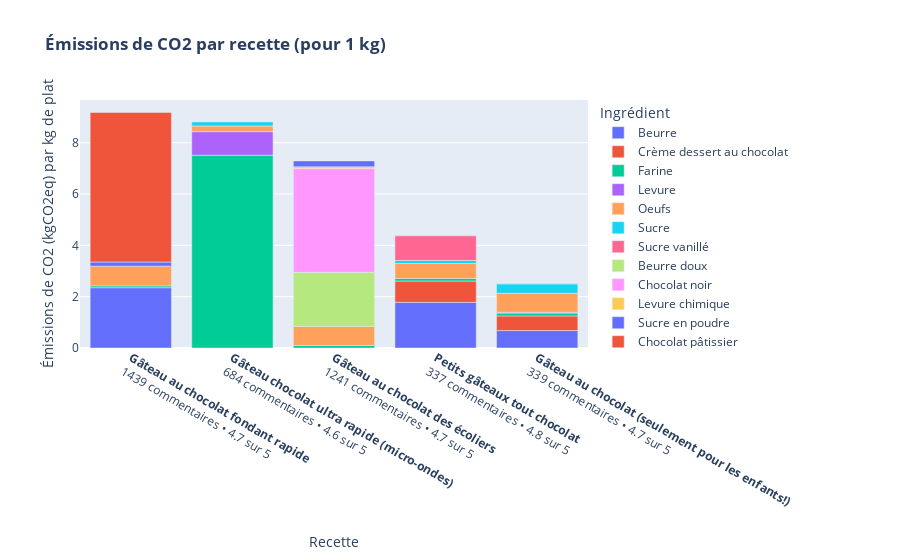

Here is the notebook cell this chart was saved with:
### Markdown cell above
Les fonctions `compare_recipes` et `compare_ingredients` renvoient donc des objets `plotly express` correspondant aux deux figures citées précédemment.

### Code cell
from src.interface import compare_recipes

compare_recipes(preprocessed_data).show()

### Figure 1 — Plotly figure (JSON) as saved in the notebook; plotly's stock layout.template omitted (floating-point values rounded to 4 significant figures)
{"data": [{"alignmentgroup": "True", "customdata": [[44, "Beurre à 80% mg, salé", 87, 2.69, 15.49], [152, "Beurre à 80% mg, salé", 87, 2.69, 15.49], [115, "Beurre à 80% mg, salé", 87, 2.69, 15.49]], "hovertemplate": "Ingrédient=Beurre<br>Recette=%{x}<br>Émissions de CO2 (kgCO2eq) par kg de plat=%{y}<br>Masse (g)=%{customdata[0]}<br>Meilleure correspondance Agribalyse=%{customdata[1]}<br>Fiabilité de la correspondance Agribalyse (%)=%{customdata[2]}<br>Qualité des données (1 : très fiable, 5 : peu fiable)=%{customdata[3]}<br>Émissions de CO2 (kgCO2eq) par kg d'ingrédient=%{customdata[4]}<extra></extra>", "legendgroup": "Beurre", "marker": {"color": "#636efa", "pattern": {"shape": ""}}, "name": "Beurre", "offsetgroup": "Beurre", "orientation": "v", "showlegend": true, "textposition": "auto", "type": "bar", "x": ["<a href=\"https://www.marmiton.org/recettes/recette_gateau-au-chocolat-seulement-pour-les-enfants_41649.aspx\"><b>Gâteau au chocolat (seulement pour les enfants!)</b></a><br>339 commentaires • 4.7 sur 5", "<a href=\"https://www.marmiton.org/recettes/recette_gateau-au-chocolat-fondant-rapide_166352.aspx\"><b>Gâteau au chocolat fondant rapide</b></a><br>1439 commentaires • 4.7 sur 5", "<a href=\"https://www.marmiton.org/recettes/recette_petits-gateaux-tout-chocolat_36095.aspx\"><b>Petits gâteaux tout chocolat</b></a><br>337 commentaires • 4.8 sur 5"], "xaxis": "x", "y": [0.68, 2.35, 1.78], "yaxis": "y"}, {"alignmentgroup": "True", "customdata": [[159, "Crème dessert au chocolat, appertisée", 94, 2.21, 3.61], [230, "Crème dessert au chocolat, appertisée", 94, 2.21, 3.61]], "hovertemplate": "Ingrédient=Crème dessert au chocolat<br>Recette=%{x}<br>Émissions de CO2 (kgCO2eq) par kg de plat=%{y}<br>Masse (g)=%{customdata[0]}<br>Meilleure correspondance Agribalyse=%{customdata[1]}<br>Fiabilité de la correspondance Agribalyse (%)=%{customdata[2]}<br>Qualité des données (1 : très fiable, 5 : peu fiable)=%{customdata[3]}<br>Émissions de CO2 (kgCO2eq) par kg d'ingrédient=%{customdata[4]}<extra></extra>", "legendgroup": "Crème dessert au chocolat", "marker": {"color": "#EF553B", "pattern": {"shape": ""}}, "name": "Crème dessert au chocolat", "offsetgroup": "Crème dessert au chocolat", "orientation": "v", "showlegend": true, "textposition": "auto", "type": "bar", "x": ["<a href=\"https://www.marmiton.org/recettes/recette_gateau-au-chocolat-seulement-pour-les-enfants_41649.aspx\"><b>Gâteau au chocolat (seulement pour les enfants!)</b></a><br>339 commentaires • 4.7 sur 5", "<a href=\"https://www.marmiton.org/recettes/recette_petits-gateaux-tout-chocolat_36095.aspx\"><b>Petits gâteaux tout chocolat</b></a><br>337 commentaires • 4.8 sur 5"], "xaxis": "x", "y": [0.57, 0.83], "yaxis": "y"}, {"alignmentgroup": "True", "customdata": [[122, "Farine d'orge", 88, 2.43, 0.91], [109, "Farine d'orge", 88, 2.43, 0.91], [76, "Farine d'orge", 88, 2.43, 0.91], [115, "Farine d'orge", 88, 2.43, 0.91]], "hovertemplate": "Ingrédient=Farine<br>Recette=%{x}<br>Émissions de CO2 (kgCO2eq) par kg de plat=%{y}<br>Masse (g)=%{customdata[0]}<br>Meilleure correspondance Agribalyse=%{customdata[1]}<br>Fiabilité de la correspondance Agribalyse (%)=%{customdata[2]}<br>Qualité des données (1 : très fiable, 5 : peu fiable)=%{customdata[3]}<br>Émissions de CO2 (kgCO2eq) par kg d'ingrédient=%{customdata[4]}<extra></extra>", "legendgroup": "Farine", "marker": {"color": "#00cc96", "pattern": {"shape": ""}}, "name": "Farine", "offsetgroup": "Farine", "orientation": "v", "showlegend": true, "textposition": "auto", "type": "bar", "x": ["<a href=\"https://www.marmiton.org/recettes/recette_gateau-au-chocolat-seulement-pour-les-enfants_41649.aspx\"><b>Gâteau au chocolat (seulement pour les enfants!)</b></a><br>339 commentaires • 4.7 sur 5", "<a href=\"https://www.marmiton.org/recettes/recette_gateau-au-chocolat-des-ecoliers_20654.aspx\"><b>Gâteau au chocolat des écoliers</b></a><br>1241 commentaires • 4.7 sur 5", "<a href=\"https://www.marmiton.org/recettes/recette_gateau-au-chocolat-fondant-rapide_166352.aspx\"><b>Gâteau au chocolat fondant rapide</b></a><br>1439 commentaires • 4.7 sur 5", "<a href=\"https://www.marmiton.org/recettes/recette_petits-gateaux-tout-chocolat_36095.aspx\"><b>Petits gâteaux tout chocolat</b></a><br>337 commentaires • 4.8 sur 5"], "xaxis": "x", "y": [0.11, 0.1, 0.07, 0.1], "yaxis": "y"}, {"alignmentgroup": "True", "customdata": [[5, "Levure chimique ou poudre à lever", 88, 2.85, 5.94]], "hovertemplate": "Ingrédient=Levure<br>Recette=%{x}<br>Émissions de CO2 (kgCO2eq) par kg de plat=%{y}<br>Masse (g)=%{customdata[0]}<br>Meilleure correspondance Agribalyse=%{customdata[1]}<br>Fiabilité de la correspondance Agribalyse (%)=%{customdata[2]}<br>Qualité des données (1 : très fiable, 5 : peu fiable)=%{customdata[3]}<br>Émissions de CO2 (kgCO2eq) par kg d'ingrédient=%{customdata[4]}<extra></extra>", "legendgroup": "Levure", "marker": {"color": "#ab63fa", "pattern": {"shape": ""}}, "name": "Levure", "offsetgroup": "Levure", "orientation": "v", "showlegend": true, "textposition": "auto", "type": "bar", "x": ["<a href=\"https://www.marmiton.org/recettes/recette_gateau-au-chocolat-seulement-pour-les-enfants_41649.aspx\"><b>Gâteau au chocolat (seulement pour les enfants!)</b></a><br>339 commentaires • 4.7 sur 5"], "xaxis": "x", "y": [0.03], "yaxis": "y"}, {"alignmentgroup": "True", "customdata": [[309, "Oeuf, cru", 90, 2.43, 2.41], [306, "Oeuf, cru", 90, 2.43, 2.41], [318, "Oeuf, cru", 90, 2.43, 2.41], [241, "Oeuf, cru", 90, 2.43, 2.41]], "hovertemplate": "Ingrédient=Oeufs<br>Recette=%{x}<br>Émissions de CO2 (kgCO2eq) par kg de plat=%{y}<br>Masse (g)=%{customdata[0]}<br>Meilleure correspondance Agribalyse=%{customdata[1]}<br>Fiabilité de la correspondance Agribalyse (%)=%{customdata[2]}<br>Qualité des données (1 : très fiable, 5 : peu fiable)=%{customdata[3]}<br>Émissions de CO2 (kgCO2eq) par kg d'ingrédient=%{customdata[4]}<extra></extra>", "legendgroup": "Oeufs", "marker": {"color": "#FFA15A", "pattern": {"shape": ""}}, "name": "Oeufs", "offsetgroup": "Oeufs", "orientation": "v", "showlegend": true, "textposition": "auto", "type": "bar", "x": ["<a href=\"https://www.marmiton.org/recettes/recette_gateau-au-chocolat-seulement-pour-les-enfants_41649.aspx\"><b>Gâteau au chocolat (seulement pour les enfants!)</b></a><br>339 commentaires • 4.7 sur 5", "<a href=\"https://www.marmiton.org/recettes/recette_gateau-au-chocolat-des-ecoliers_20654.aspx\"><b>Gâteau au chocolat des écoliers</b></a><br>1241 commentaires • 4.7 sur 5", "<a href=\"https://www.marmiton.org/recettes/recette_gateau-au-chocolat-fondant-rapide_166352.aspx\"><b>Gâteau au chocolat fondant rapide</b></a><br>1439 commentaires • 4.7 sur 5", "<a href=\"https://www.marmiton.org/recettes/recette_petits-gateaux-tout-chocolat_36095.aspx\"><b>Petits gâteaux tout chocolat</b></a><br>337 commentaires • 4.8 sur 5"], "xaxis": "x", "y": [0.74, 0.74, 0.77, 0.58], "yaxis": "y"}, {"alignmentgroup": "True", "customdata": [[351, "Sucre roux", 89, 3.02, 1.05], [115, "Sucre roux", 89, 3.02, 1.05]], "hovertemplate": "Ingrédient=Sucre<br>Recette=%{x}<br>Émissions de CO2 (kgCO2eq) par kg de plat=%{y}<br>Masse (g)=%{customdata[0]}<br>Meilleure correspondance Agribalyse=%{customdata[1]}<br>Fiabilité de la correspondance Agribalyse (%)=%{customdata[2]}<br>Qualité des données (1 : très fiable, 5 : peu fiable)=%{customdata[3]}<br>Émissions de CO2 (kgCO2eq) par kg d'ingrédient=%{customdata[4]}<extra></extra>", "legendgroup": "Sucre", "marker": {"color": "#19d3f3", "pattern": {"shape": ""}}, "name": "Sucre", "offsetgroup": "Sucre", "orientation": "v", "showlegend": true, "textposition": "auto", "type": "bar", "x": ["<a href=\"https://www.marmiton.org/recettes/recette_gateau-au-chocolat-seulement-pour-les-enfants_41649.aspx\"><b>Gâteau au chocolat (seulement pour les enfants!)</b></a><br>339 commentaires • 4.7 sur 5", "<a href=\"https://www.marmiton.org/recettes/recette_petits-gateaux-tout-chocolat_36095.aspx\"><b>Petits gâteaux tout chocolat</b></a><br>337 commentaires • 4.8 sur 5"], "xaxis": "x", "y": [0.37, 0.12], "yaxis": "y"}, {"alignmentgroup": "True", "customdata": [[10, "Sucre vanillé", 100, 2.88, 0.75]], "hovertemplate": "Ingrédient=Sucre vanillé<br>Recette=%{x}<br>Émissions de CO2 (kgCO2eq) par kg de plat=%{y}<br>Masse (g)=%{customdata[0]}<br>Meilleure correspondance Agribalyse=%{customdata[1]}<br>Fiabilité de la correspondance Agribalyse (%)=%{customdata[2]}<br>Qualité des données (1 : très fiable, 5 : peu fiable)=%{customdata[3]}<br>Émissions de CO2 (kgCO2eq) par kg d'ingrédient=%{customdata[4]}<extra></extra>", "legendgroup": "Sucre vanillé", "marker": {"color": "#FF6692", "pattern": {"shape": ""}}, "name": "Sucre vanillé", "offsetgroup": "Sucre vanillé", "orientation": "v", "showlegend": true, "textposition": "auto", "type": "bar", "x": ["<a href=\"https://www.marmiton.org/recettes/recette_gateau-au-chocolat-seulement-pour-les-enfants_41649.aspx\"><b>Gâteau au chocolat (seulement pour les enfants!)</b></a><br>339 commentaires • 4.7 sur 5"], "xaxis": "x", "y": [0.01], "yaxis": "y"}, {"alignmentgroup": "True", "customdata": [[136, "Beurre à 80% mg, salé", 87, 2.69, 15.49]], "hovertemplate": "Ingrédient=Beurre doux<br>Recette=%{x}<br>Émissions de CO2 (kgCO2eq) par kg de plat=%{y}<br>Masse (g)=%{customdata[0]}<br>Meilleure correspondance Agribalyse=%{customdata[1]}<br>Fiabilité de la correspondance Agribalyse (%)=%{customdata[2]}<br>Qualité des données (1 : très fiable, 5 : peu fiable)=%{customdata[3]}<br>Émissions de CO2 (kgCO2eq) par kg d'ingrédient=%{customdata[4]}<extra></extra>", "legendgroup": "Beurre doux", "marker": {"color": "#B6E880", "pattern": {"shape": ""}}, "name": "Beurre doux", "offsetgroup": "Beurre doux", "orientation": "v", "showlegend": true, "textposition": "auto", "type": "bar", "x": ["<a href=\"https://www.marmiton.org/recettes/recette_gateau-au-chocolat-des-ecoliers_20654.aspx\"><b>Gâteau au chocolat des écoliers</b></a><br>1241 commentaires • 4.7 sur 5"], "xaxis": "x", "y": [2.11], "yaxis": "y"}, {"alignmentgroup": "True", "customdata": [[218, "Chocolat noir fourré praliné, tablette", 88, 3.34, 18.55]], "hovertemplate": "Ingrédient=Chocolat noir<br>Recette=%{x}<br>Émissions de CO2 (kgCO2eq) par kg de plat=%{y}<br>Masse (g)=%{customdata[0]}<br>Meilleure correspondance Agribalyse=%{customdata[1]}<br>Fiabilité de la correspondance Agribalyse (%)=%{customdata[2]}<br>Qualité des données (1 : très fiable, 5 : peu fiable)=%{customdata[3]}<br>Émissions de CO2 (kgCO2eq) par kg d'ingrédient=%{customdata[4]}<extra></extra>", "legendgroup": "Chocolat noir", "marker": {"color": "#FF97FF", "pattern": {"shape": ""}}, "name": "Chocolat noir", "offsetgroup": "Chocolat noir", "orientation": "v", "showlegend": true, "textposition": "auto", "type": "bar", "x": ["<a href=\"https://www.marmiton.org/recettes/recette_gateau-au-chocolat-des-ecoliers_20654.aspx\"><b>Gâteau au chocolat des écoliers</b></a><br>1241 commentaires • 4.7 sur 5"], "xaxis": "x", "y": [4.04], "yaxis": "y"}, {"alignmentgroup": "True", "customdata": [[12, "Levure chimique ou poudre à lever", 89, 2.85, 5.94]], "hovertemplate": "Ingrédient=Levure chimique<br>Recette=%{x}<br>Émissions de CO2 (kgCO2eq) par kg de plat=%{y}<br>Masse (g)=%{customdata[0]}<br>Meilleure correspondance Agribalyse=%{customdata[1]}<br>Fiabilité de la correspondance Agribalyse (%)=%{customdata[2]}<br>Qualité des données (1 : très fiable, 5 : peu fiable)=%{customdata[3]}<br>Émissions de CO2 (kgCO2eq) par kg d'ingrédient=%{customdata[4]}<extra></extra>", "legendgroup": "Levure chimique", "marker": {"color": "#FECB52", "pattern": {"shape": ""}}, "name": "Levure chimique", "offsetgroup": "Levure chimique", "orientation": "v", "showlegend": true, "textposition": "auto", "type": "bar", "x": ["<a href=\"https://www.marmiton.org/recettes/recette_gateau-au-chocolat-des-ecoliers_20654.aspx\"><b>Gâteau au chocolat des écoliers</b></a><br>1241 commentaires • 4.7 sur 5"], "xaxis": "x", "y": [0.07], "yaxis": "y"}, {"alignmentgroup": "True", "customdata": [[218, "Sucre roux", 87, 3.02, 1.05], [152, "Sucre roux", 87, 3.02, 1.05]], "hovertemplate": "Ingrédient=Sucre en poudre<br>Recette=%{x}<br>Émissions de CO2 (kgCO2eq) par kg de plat=%{y}<br>Masse (g)=%{customdata[0]}<br>Meilleure correspondance Agribalyse=%{customdata[1]}<br>Fiabilité de la correspondance Agribalyse (%)=%{customdata[2]}<br>Qualité des données (1 : très fiable, 5 : peu fiable)=%{customdata[3]}<br>Émissions de CO2 (kgCO2eq) par kg d'ingrédient=%{customdata[4]}<extra></extra>", "legendgroup": "Sucre en poudre", "marker": {"color": "#636efa", "pattern": {"shape": ""}}, "name": "Sucre en poudre", "offsetgroup": "Sucre en poudre", "orientation": "v", "showlegend": true, "textposition": "auto", "type": "bar", "x": ["<a href=\"https://www.marmiton.org/recettes/recette_gateau-au-chocolat-des-ecoliers_20654.aspx\"><b>Gâteau au chocolat des écoliers</b></a><br>1241 commentaires • 4.7 sur 5", "<a href=\"https://www.marmiton.org/recettes/recette_gateau-au-chocolat-fondant-rapide_166352.aspx\"><b>Gâteau au chocolat fondant rapide</b></a><br>1439 commentaires • 4.7 sur 5"], "xaxis": "x", "y": [0.23, 0.16], "yaxis": "y"}, {"alignmentgroup": "True", "customdata": [[303, "Chocolat blanc, tablette", 88, 2.29, 19.23]], "hovertemplate": "Ingrédient=Chocolat pâtissier<br>Recette=%{x}<br>Émissions de CO2 (kgCO2eq) par kg de plat=%{y}<br>Masse (g)=%{customdata[0]}<br>Meilleure correspondance Agribalyse=%{customdata[1]}<br>Fiabilité de la correspondance Agribalyse (%)=%{customdata[2]}<br>Qualité des données (1 : très fiable, 5 : peu fiable)=%{customdata[3]}<br>Émissions de CO2 (kgCO2eq) par kg d'ingrédient=%{customdata[4]}<extra></extra>", "legendgroup": "Chocolat pâtissier", "marker": {"color": "#EF553B", "pattern": {"shape": ""}}, "name": "Chocolat pâtissier", "offsetgroup": "Chocolat pâtissier", "orientation": "v", "showlegend": true, "textposition": "auto", "type": "bar", "x": ["<a href=\"https://www.marmiton.org/recettes/recette_gateau-au-chocolat-fondant-rapide_166352.aspx\"><b>Gâteau au chocolat fondant rapide</b></a><br>1439 commentaires • 4.7 sur 5"], "xaxis": "x", "y": [5.83], "yaxis": "y"}, {"alignmentgroup": "True", "customdata": [[405, "Chocolat noir fourré praliné, tablette", 88, 3.34, 18.55]], "hovertemplate": "Ingrédient=Chocolat<br>Recette=%{x}<br>Émissions de CO2 (kgCO2eq) par kg de plat=%{y}<br>Masse (g)=%{customdata[0]}<br>Meilleure correspondance Agribalyse=%{customdata[1]}<br>Fiabilité de la correspondance Agribalyse (%)=%{customdata[2]}<br>Qualité des données (1 : très fiable, 5 : peu fiable)=%{customdata[3]}<br>Émissions de CO2 (kgCO2eq) par kg d'ingrédient=%{customdata[4]}<extra></extra>", "legendgroup": "Chocolat", "marker": {"color": "#00cc96", "pattern": {"shape": ""}}, "name": "Chocolat", "offsetgroup": "Chocolat", "orientation": "v", "showlegend": true, "textposition": "auto", "type": "bar", "x": ["<a href=\"https://www.marmiton.org/recettes/recette_gateau-chocolat-ultra-rapide-micro-ondes_20722.aspx\"><b>Gâteau chocolat ultra rapide (micro-ondes)</b></a><br>684 commentaires • 4.6 sur 5"], "xaxis": "x", "y": [7.51], "yaxis": "y"}, {"alignmentgroup": "True", "customdata": [[255, "Crème dessert au chocolat, appertisée", 78, 2.21, 3.61]], "hovertemplate": "Ingrédient=Crème fraîche<br>Recette=%{x}<br>Émissions de CO2 (kgCO2eq) par kg de plat=%{y}<br>Masse (g)=%{customdata[0]}<br>Meilleure correspondance Agribalyse=%{customdata[1]}<br>Fiabilité de la correspondance Agribalyse (%)=%{customdata[2]}<br>Qualité des données (1 : très fiable, 5 : peu fiable)=%{customdata[3]}<br>Émissions de CO2 (kgCO2eq) par kg d'ingrédient=%{customdata[4]}<extra></extra>", "legendgroup": "Crème fraîche", "marker": {"color": "#ab63fa", "pattern": {"shape": ""}}, "name": "Crème fraîche", "offsetgroup": "Crème fraîche", "orientation": "v", "showlegend": true, "textposition": "auto", "type": "bar", "x": ["<a href=\"https://www.marmiton.org/recettes/recette_gateau-chocolat-ultra-rapide-micro-ondes_20722.aspx\"><b>Gâteau chocolat ultra rapide (micro-ondes)</b></a><br>684 commentaires • 4.6 sur 5"], "xaxis": "x", "y": [0.92], "yaxis": "y"}, {"alignmentgroup": "True", "customdata": [[189, "Eau de vie", 87, 3.3, 1.16]], "hovertemplate": "Ingrédient=Eau<br>Recette=%{x}<br>Émissions de CO2 (kgCO2eq) par kg de plat=%{y}<br>Masse (g)=%{customdata[0]}<br>Meilleure correspondance Agribalyse=%{customdata[1]}<br>Fiabilité de la correspondance Agribalyse (%)=%{customdata[2]}<br>Qualité des données (1 : très fiable, 5 : peu fiable)=%{customdata[3]}<br>Émissions de CO2 (kgCO2eq) par kg d'ingrédient=%{customdata[4]}<extra></extra>", "legendgroup": "Eau", "marker": {"color": "#FFA15A", "pattern": {"shape": ""}}, "name": "Eau", "offsetgroup": "Eau", "orientation": "v", "showlegend": true, "textposition": "auto", "type": "bar", "x": ["<a href=\"https://www.marmiton.org/recettes/recette_gateau-chocolat-ultra-rapide-micro-ondes_20722.aspx\"><b>Gâteau chocolat ultra rapide (micro-ondes)</b></a><br>684 commentaires • 4.6 sur 5"], "xaxis": "x", "y": [0.22], "yaxis": "y"}, {"alignmentgroup": "True", "customdata": [[150, "Sucre roux", 89, 3.02, 1.05]], "hovertemplate": "Ingrédient=Sucre glace<br>Recette=%{x}<br>Émissions de CO2 (kgCO2eq) par kg de plat=%{y}<br>Masse (g)=%{customdata[0]}<br>Meilleure correspondance Agribalyse=%{customdata[1]}<br>Fiabilité de la correspondance Agribalyse (%)=%{customdata[2]}<br>Qualité des données (1 : très fiable, 5 : peu fiable)=%{customdata[3]}<br>Émissions de CO2 (kgCO2eq) par kg d'ingrédient=%{customdata[4]}<extra></extra>", "legendgroup": "Sucre glace", "marker": {"color": "#19d3f3", "pattern": {"shape": ""}}, "name": "Sucre glace", "offsetgroup": "Sucre glace", "orientation": "v", "showlegend": true, "textposition": "auto", "type": "bar", "x": ["<a href=\"https://www.marmiton.org/recettes/recette_gateau-chocolat-ultra-rapide-micro-ondes_20722.aspx\"><b>Gâteau chocolat ultra rapide (micro-ondes)</b></a><br>684 commentaires • 4.6 sur 5"], "xaxis": "x", "y": [0.16], "yaxis": "y"}, {"alignmentgroup": "True", "customdata": [[184, "Moule commune, crue", 73, 2.85, 5.23]], "hovertemplate": "Ingrédient=Moules à muffin ou des caissettes en papier<br>Recette=%{x}<br>Émissions de CO2 (kgCO2eq) par kg de plat=%{y}<br>Masse (g)=%{customdata[0]}<br>Meilleure correspondance Agribalyse=%{customdata[1]}<br>Fiabilité de la correspondance Agribalyse (%)=%{customdata[2]}<br>Qualité des données (1 : très fiable, 5 : peu fiable)=%{customdata[3]}<br>Émissions de CO2 (kgCO2eq) par kg d'ingrédient=%{customdata[4]}<extra></extra>", "legendgroup": "Moules à muffin ou des caissettes en papier", "marker": {"color": "#FF6692", "pattern": {"shape": ""}}, "name": "Moules à muffin ou des caissettes en papier", "offsetgroup": "Moules à muffin ou des caissettes en papier", "orientation": "v", "showlegend": true, "textposition": "auto", "type": "bar", "x": ["<a href=\"https://www.marmiton.org/recettes/recette_petits-gateaux-tout-chocolat_36095.aspx\"><b>Petits gâteaux tout chocolat</b></a><br>337 commentaires • 4.8 sur 5"], "xaxis": "x", "y": [0.96], "yaxis": "y"}], "layout": {"barmode": "relative", "legend": {"title": {"text": "Ingrédient"}, "tracegroupgap": 0}, "title": {"text": "<b>Émissions de CO2 par recette (pour 1 kg)</b>"}, "xaxis": {"anchor": "y", "categoryorder": "total descending", "domain": [0, 1], "title": {"text": "Recette"}}, "yaxis": {"anchor": "x", "domain": [0, 1], "title": {"text": "Émissions de CO2 (kgCO2eq) par kg de plat"}}}}
